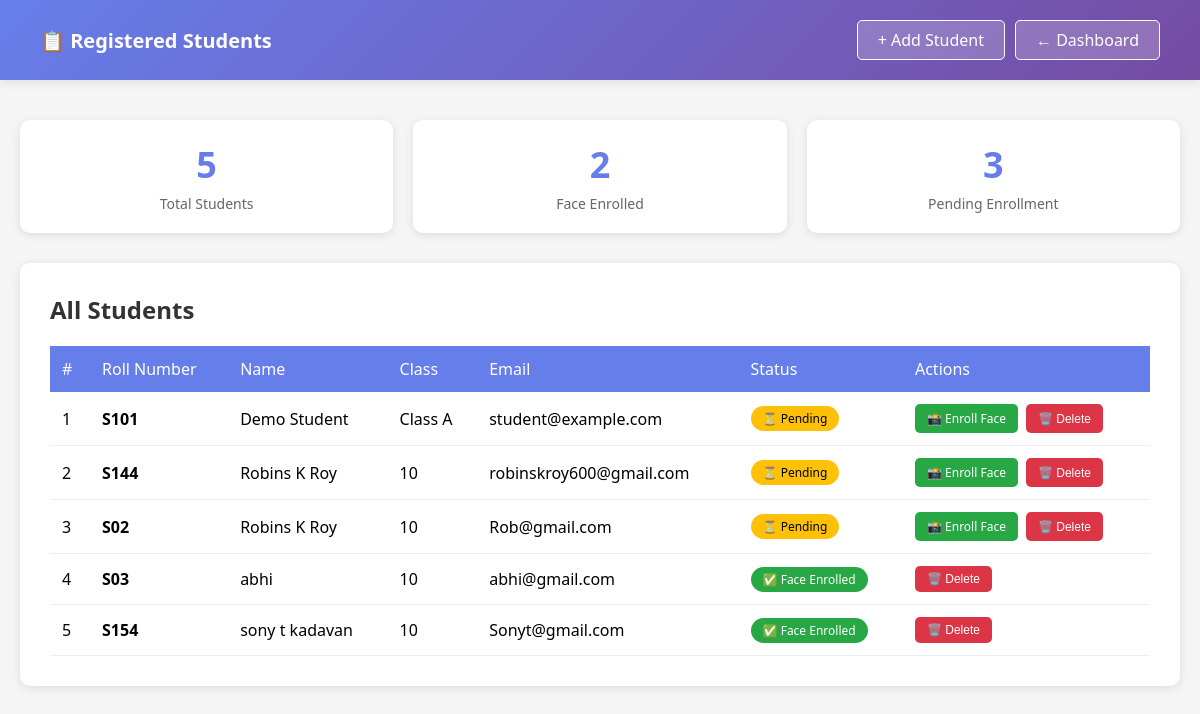
Page /students/view (signed in) on the committed database.
### models.py (models this page shows)
class Student(Base):
    __tablename__ = 'students'
    id = Column(Integer, primary_key=True)
    name = Column(String, nullable=False)
    roll_no = Column(String, unique=True, nullable=False)
    class_name = Column(String, nullable=True)
    email = Column(String, nullable=True)
    encodings_path = Column(String, nullable=True)  # path to .npy file with face embeddings
    profile_photo = Column(String, nullable=True)  # path to profile photo
    user = relationship("User", back_populates="student", foreign_keys=[User.student_id])
    attendance_records = relationship("Attendance", back_populates="student")

### app.py (the view)
@app.route('/students/view')
@login_required
def view_students():
    if current_user.role != 'teacher':
        flash('Access denied! Teachers only.', 'error')
        return redirect(url_for('login'))
    db = SessionLocal()
    students = db.query(Student).all()
    db.close()
    return render_template('view_students.html', students=students)

### app.py (called while the page is built)
@login_manager.user_loader
def load_user(user_id):
    db = SessionLocal()
    user = db.query(User).get(int(user_id))
    db.close()
    return user

### templates/view_students.html (shortened to what this page needs)
<!DOCTYPE html>
<html lang="en">
<head>
</head>
<body>
    <div class="header">
        <div class="header-content">
            <h1>📋 Registered Students</h1>
            <div class="header-actions">
                <a href="{{ url_for('register_student') }}" class="btn-header">+ Add Student</a>
                <a href="{{ url_for('teacher_dashboard') }}" class="btn-header">← Dashboard</a>
            </div>
        </div>
    </div>
    <div class="container">
        <div class="stats-grid">
            <div class="stat-card">
                <div class="number">{{ students|length }}</div>
                <div class="label">Total Students</div>
            </div>
            <div class="stat-card">
                <div class="number">{{ students|selectattr('encodings_path')|list|length }}</div>
                <div class="label">Face Enrolled</div>
            </div>
            <div class="stat-card">
                <div class="number">{{ students|rejectattr('encodings_path')|list|length }}</div>
                <div class="label">Pending Enrollment</div>
            </div>
        </div>
        <div class="table-card">
            <h2>All Students</h2>
            {% if students %}
                <table>
                    <thead>
                        <tr>
                            <th>#</th>
                            <th>Roll Number</th>
                            <th>Name</th>
                            <th>Class</th>
                            <th>Email</th>
                            <th>Status</th>
                            <th>Actions</th>
                        </tr>
                    </thead>
                    <tbody>
                        {% for student in students %}
                        <tr>
                            <td>{{ loop.index }}</td>
                            <td><strong>{{ student.roll_no }}</strong></td>
                            <td>{{ student.name }}</td>
                            <td>{{ student.class_name or '-' }}</td>
                            <td>{{ student.email or '-' }}</td>
                            <td>
                                {% if student.encodings_path %}
                                    <span class="badge">✅ Face Enrolled</span>
                                {% else %}
                                    <span class="badge" style="background: #ffc107; color: #000;">⏳ Pending</span>
                                {% endif %}
                            </td>
                            <td>
                                <div class="actions">
                                    {% if not student.encodings_path %}
                                    <a href="{{ url_for('register_student_with_face') }}?student_id={{ student.id }}"
                                       class="btn-action btn-enroll"
                                       title="Complete Face Enrollment">
                                        📸 Enroll Face
                                    </a>
                                    {% endif %}
                                    {% set student_id = student.id %}
                                    {% set student_name = student.name|replace("'", "\\'") %}
                                    {% set student_roll = student.roll_no|replace("'", "\\'") %}
                                    <button onclick="confirmDelete({{ student_id }}, '{{ student_name }}', '{{ student_roll }}')"
                                            class="btn-action btn-delete"
                                            title="Delete Student">
                                        🗑️ Delete
                                    </button>
                                </div>
                            </td>
                        </tr>
                        {% endfor %}
                    </tbody>
                </table>
            {% endif %}
        </div>
    </div>
</body>
</html>

### templates/view_students.html (style rules this page uses)
* { margin: 0; padding: 0; box-sizing: border-box; }
body { font-family: 'Segoe UI', Tahoma, Geneva, Verdana, sans-serif; background: #f5f5f5; }
.header { background: linear-gradient(135deg, #667eea 0%, #764ba2 100%); color: white; padding: 20px 40px; box-shadow: 0 2px 10px rgba(0,0,0,0.1); }
.header-content { max-width: 1200px; margin: 0 auto; display: flex; justify-content: space-between; align-items: center; }
.header h1 { font-size: 20px; }
.header-actions { display: flex; gap: 10px; }
.btn-header { background: rgba(255,255,255,0.2); color: white; padding: 8px 20px; border: 1px solid white; border-radius: 5px; text-decoration: none; transition: background 0.3s; }
.container { max-width: 1200px; margin: 40px auto; padding: 0 20px; }
.stats-grid { display: grid; grid-template-columns: repeat(auto-fit, minmax(200px, 1fr)); gap: 20px; margin-bottom: 30px; }
.stat-card { background: white; padding: 20px; border-radius: 10px; box-shadow: 0 2px 10px rgba(0,0,0,0.1); text-align: center; }
.stat-card .number { font-size: 36px; font-weight: bold; color: #667eea; }
.stat-card .label { color: #666; font-size: 14px; margin-top: 5px; }
.table-card { background: white; padding: 30px; border-radius: 10px; box-shadow: 0 2px 10px rgba(0,0,0,0.1); }
.table-card h2 { color: #333; margin-bottom: 20px; }
table { width: 100%; border-collapse: collapse; }
th { background: #667eea; color: white; padding: 12px; text-align: left; font-weight: 500; }
td { padding: 12px; border-bottom: 1px solid #eee; }
.badge { display: inline-block; padding: 4px 12px; border-radius: 20px; font-size: 12px; background: #28a745; color: white; }
.actions { display: flex; gap: 8px; }
.btn-action { padding: 6px 12px; border: none; border-radius: 5px; cursor: pointer; font-size: 12px; text-decoration: none; display: inline-block; transition: transform 0.2s; }
.btn-enroll { background: #28a745; color: white; }
.btn-delete { background: #dc3545; color: white; }

### rows in the picture
Student: roll_no "S101", name "Demo Student", class_name "Class A", email "student@example.com", shows "⏳ Pending"
Student: roll_no "S144", name "Robins K Roy", class_name "10", email "robinskroy600@gmail.com", shows "⏳ Pending"
Student: roll_no "S02", name "Robins K Roy", class_name "10", email "Rob@gmail.com", shows "⏳ Pending"
Student: roll_no "S03", name "abhi", class_name "10", email "abhi@gmail.com", encodings_path "✅ Face Enrolled"
Student: roll_no "S154", name "sony t kadavan", class_name "10", email "Sonyt@gmail.com", encodings_path "✅ Face Enrolled"

### other values in the picture
{{ students|length }} "5"
{{ students|selectattr('encodings_path')|list|length }} "2"
{{ students|rejectattr('encodings_path')|list|length }} "3"
